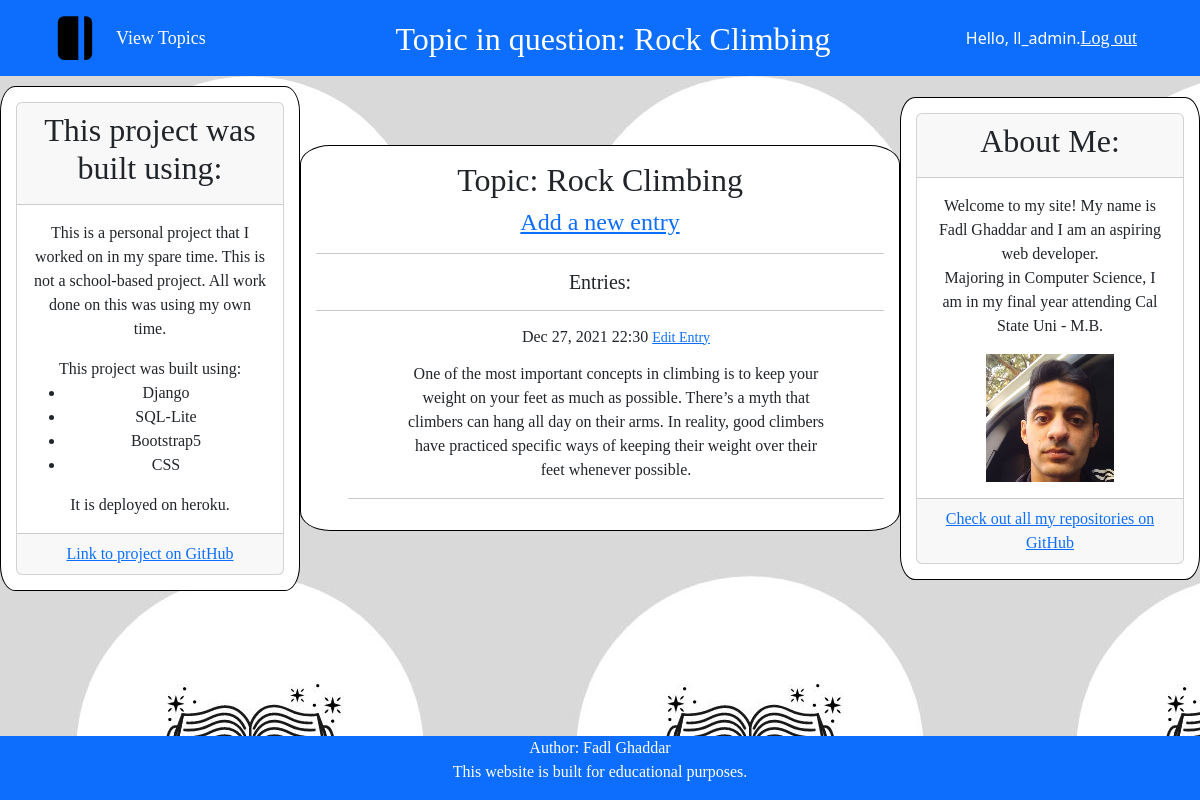
The page /topics/2/ (signed in) on the database its author committed.
### learning_logs/models.py (models this page shows, shortened)
class Topic(models.Model):                                                              # This class (Topic) inherits from Model. Model defines the basic functionality of a model, which is what we want this class to be
    text = models.CharField(max_length=200)                                             # Char field is similar to char in MySQL
    date_added = models.DateTimeField(auto_now_add=True)
    owner = models.ForeignKey(User, on_delete=models.CASCADE)                           # This allows users to own their own topics and entires. We don't need to specify one for entry because all entries are connected to a topic. We only need to connect the data highest in the heirarchy, in this instance it's topic
    def __str__(self):
        return self.text

class Entry(models.Model):                                                              # Creating a model, so needs to inherit from Model
    topic = models.ForeignKey(Topic, on_delete=models.CASCADE)                          # Foreign Key references Topic, which is another record in the database
    text = models.TextField()                                                           # Text about the entry
    date_added = models.DateTimeField(auto_now_add=True)
    class Meta:                                                                         # Nested class Meta holds extra information for managing a model
        verbose_name_plural = 'entries'                                                 # When referring to moer than one entry, use 'entries'

### learning_logs/views.py (the view)
# urls.py: path('topics/<int:topic_id>/', views.topic, name='topic'),
@login_required
def topic(request, topic_id):
    topic = Topic.objects.get(id=topic_id)
    if topic.owner != request.user:                                                     # If the user is trying to access a topic that isn't theirs, we will raise a page not found
        raise Http404
    entries = topic.entry_set.order_by('-date_added')
    context = {'topic': topic, 'entries': entries}
    return render(request, 'learning_logs/topic.html', context)

### learning_logs/templates/learning_logs/topic.html
{% extends 'learning_logs/base.html' %}
{% block header %}
    <h2>Topic in question: {{ topic }} </h2>
{% endblock header %}
{% block content %}
<h2>Topic: {{ topic }}</h2>
<h4>
    <a href="{% url 'learning_logs:new_entry' topic.id %}">Add a new entry</a>
</h4>
    <hr>
    <h5>Entries: </h5>
    <hr>
    <ul>
        {% for entry in entries %}
            <div class="panel panel-default">
                <div class="panel-heading">
                    <h6>
                        {{ entry.date_added|date:'M d, Y H:i' }}
                        <small>
                            <a href="{% url 'learning_logs:edit_entry' entry.id %}">
                                Edit Entry
                            </a>
                        </small>
                    </h6>
                </div>
                <div class="panel-body">
                    <p> {{ entry.text|linebreaks }} </p>
                </div>
            </div>
        <hr>
        {% empty %}
            There are no entries for this topic yet.
        {% endfor %}
{% endblock content %}

### learning_logs/templates/learning_logs/base.html (shortened to what this page needs)
{% load bootstrap5 %}
{% load static %}
<!DOCTYPE html>
<html lang="en">
    <head>
        <link rel="stylesheet" href="{% static 'styles.css' %}">
        {% bootstrap_css %}
    </head>
    <body>
        <div id="container">
            <nav class="navbar navbar-expand-sm navbar-dark bg-primary">
                <a class="col-1 navbar-brand" href="{% url 'learning_logs:index' %}" id="theImg">
                    <img src="{% static 'journal.svg' %}"  class="float-end d-block" alt="My image" width="50px" height="50px"> </a>
                <div class="col-1` collapse navbar-collapse collapsibleNavbar">
                    <a class="nav-link" id="nav" href="{% url 'learning_logs:topics' %}">View Topics</a>
                </div>
                <div class="col-6 text-center" style="color:white;">
                    <div id="pageHeader"> {% block header %}{% endblock header %} </div>
                </div>
                <div class="col-2 justify-content-center collapse navbar-collapse collapsibleNavbar" >
                    {% if user.is_authenticated %}
                        <div style="color:white;"> Hello, {{ user.username }}.</div>
                        <a id="nav" href="{% url 'users:logout' %}">Log out</a>
                    {% else %}
                        <a class="nav-link" id="nav" href="{% url 'users:register' %}">Register</a>
                        <a class="nav-link" id="nav" href="{% url 'users:login' %}">Log in</a>
                    {% endif %}
                </div>
            </nav>
            <div class="container-fluid" id="margin">
                <div class="row align-items-center">
                    <div class="col-lg-3 align-middle" id="left">
                        <div class="card">
                            <div class="card-header"><h2>This project was built using:</h2></div>
                            <div class="card-body">
                                <p> This is a personal project that I worked on in my spare time.
                                This is not a school-based project. All work done on this was using my own time.</p>
                                This project was built using:
                                <ul>
                                    <li>Django</li>
                                    <li>SQL-Lite</li>
                                    <li>Bootstrap5</li>
                                    <li>CSS</li>
                                </ul>
                                It is deployed on heroku.
                            </div>
                            <div class="card-footer">
                                <a href="https://github.com/fghaddar/learningLog">Link to project on GitHub</a>
                            </div>
                        </div>
                    </div>
                    <div class="col-lg-6" id="center">
                        <div>
                            {% block content %}{% endblock content %}
                        </div>
                    </div>
                    <div class="col-lg-3" id="right">
                        <div class="card">
                            <div class="card-header"><h2>About Me:</h2></div>
                            <div class="card-body">
                                <p> Welcome to my site! My name is Fadl Ghaddar and I am an aspiring web developer. <br>
                                    Majoring in Computer Science, I am in my final year attending Cal State Uni - M.B.</p>
                                    <img src="{% static 'Fadl.png' %}"  class="m-auto" alt="My image">
                            </div>
                            <div class="card-footer">
                                <a href="https://github.com/fghaddar?tab=repositories">Check out all my repositories on GitHub</a>
                            </div>
                        </div>
                    </div>
                </div>
            </div>
            <div class="bg-primary" id="footer">
                <p> Author: Fadl Ghaddar
                <br> This website is built for educational purposes. </p>
            </div>
        </div>
    </body>

### assets/styles.css (style rules this page uses)
#pageHeader { color: white; font-family: "Playfair Display Bold"; font-size: 20px; margin: 10px 0 0 10px; white-space: nowrap; overflow: hidden; width: 30em; animation: type 4s steps(120, end); }
body { margin:0; padding:0; min-height:100%; }
#container { min-height:100vh; position:relative; text-align: center; background-image: url("bg.jpg"); }
#nav { font-family: "Playfair Display"; font-size: 18px; color:white; }
#footer { font-family: "Georgia"; position:absolute; bottom: 0; width: 100%; color:white; }
#margin { padding-bottom: 15vh; }
#left, #center, #right { font-family: "Georgia"; margin-top: 10px; padding: 15px; border: 1px solid black; border-radius: 5%; background-color: white; }

### rows shown on the page
Topic: text "Rock Climbing"
Entry: date_added "Dec 27, 2021 22:30", text "One of the most important concepts in climbing is to keep your weight on your feet as much as possible. There’s a myth that climbers can hang all day on their arms. In reality, good climbers have practiced specific ways of keeping their weight over their feet whenever possible."

### other values the page prints
{{ user.username }} "ll_admin"
